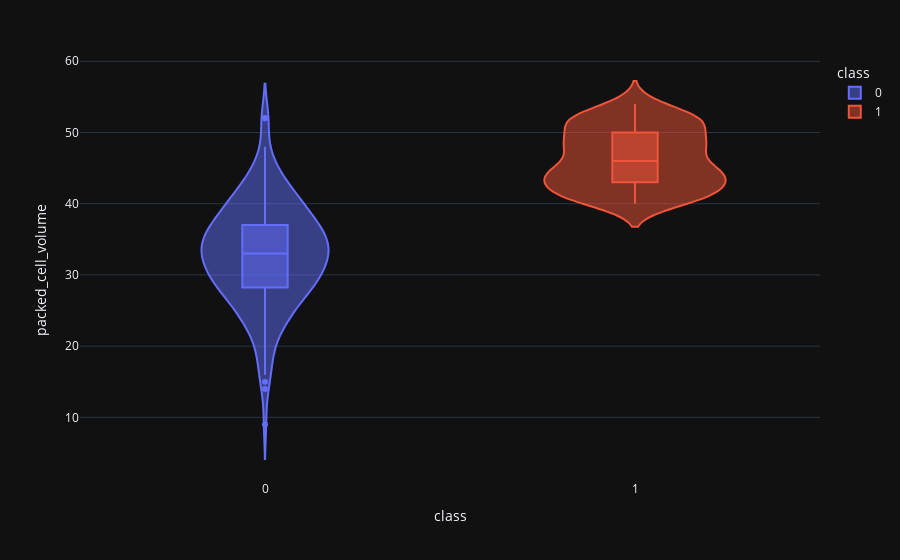

Write notebook code for a chart like this one.
### Markdown cell above
### packed cell volume plot

### Code cell
kde('packed_cell_volume')
violin('packed_cell_volume')

### Figure 1 — Plotly figure (JSON) as saved in the notebook; plotly's stock layout.template omitted (floating-point values rounded to 4 significant figures; data arrays with more than 128 entries replaced by an {"elided": "..."} marker saying what was removed)
{"data": [{"alignmentgroup": "True", "box": {"visible": true}, "hovertemplate": "class=%{x}<br>packed_cell_volume=%{y}<extra></extra>", "legendgroup": "0", "marker": {"color": "#636efa"}, "name": "0", "offsetgroup": "0", "orientation": "v", "scalegroup": "True", "showlegend": true, "type": "violin", "x": {"elided": "250 int values"}, "x0": " ", "xaxis": "x", "y": {"elided": "250 float values"}, "y0": " ", "yaxis": "y"}, {"alignmentgroup": "True", "box": {"visible": true}, "hovertemplate": "class=%{x}<br>packed_cell_volume=%{y}<extra></extra>", "legendgroup": "1", "marker": {"color": "#EF553B"}, "name": "1", "offsetgroup": "1", "orientation": "v", "scalegroup": "True", "showlegend": true, "type": "violin", "x": {"elided": "150 int values"}, "x0": " ", "xaxis": "x", "y": {"elided": "150 float values"}, "y0": " ", "yaxis": "y"}], "layout": {"legend": {"title": {"text": "class"}, "tracegroupgap": 0}, "margin": {"t": 60}, "violinmode": "overlay", "xaxis": {"anchor": "y", "categoryarray": [0, 1], "categoryorder": "array", "domain": [0, 1], "title": {"text": "class"}}, "yaxis": {"anchor": "x", "domain": [0, 1], "title": {"text": "packed_cell_volume"}}}}
